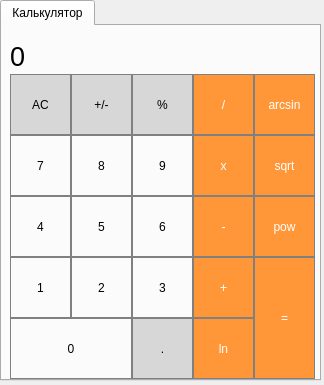
<?xml version="1.0" encoding="UTF-8"?>
<ui version="4.0">
 <class>MainWindow</class>
 <widget class="QMainWindow" name="MainWindow">
  <property name="geometry">
   <rect>
    <x>0</x>
    <y>0</y>
    <width>324</width>
    <height>385</height>
   </rect>
  </property>
  <property name="minimumSize">
   <size>
    <width>324</width>
    <height>385</height>
   </size>
  </property>
  <property name="maximumSize">
   <size>
    <width>324</width>
    <height>385</height>
   </size>
  </property>
  <property name="windowTitle">
   <string>MainWindow</string>
  </property>
  <widget class="QWidget" name="centralwidget">
   <property name="sizePolicy">
    <sizepolicy hsizetype="Fixed" vsizetype="Fixed">
     <horstretch>0</horstretch>
     <verstretch>0</verstretch>
    </sizepolicy>
   </property>
   <widget class="QTabWidget" name="tabWidget">
    <property name="geometry">
     <rect>
      <x>0</x>
      <y>0</y>
      <width>321</width>
      <height>381</height>
     </rect>
    </property>
    <property name="currentIndex">
     <number>0</number>
    </property>
    <widget class="QWidget" name="tab">
     <attribute name="title">
      <string>Калькулятор</string>
     </attribute>
     <widget class="QPushButton" name="pushButton_6">
      <property name="geometry">
       <rect>
        <x>130</x>
        <y>170</y>
        <width>61</width>
        <height>61</height>
       </rect>
      </property>
      <property name="styleSheet">
       <string notr="true">QPushButton {
   border: 1px solid gray;
}
QPushButton:pressed {
    background-color: qlineargradient(x1: 0, y1: 0, x2: 0, y2: 1,
                                      stop: 0 #dadbde, stop: 1 #f6f7fa);
}</string>
      </property>
      <property name="text">
       <string>6</string>
      </property>
     </widget>
     <widget class="QPushButton" name="pushButton_plus">
      <property name="geometry">
       <rect>
        <x>191</x>
        <y>231</y>
        <width>61</width>
        <height>61</height>
       </rect>
      </property>
      <property name="styleSheet">
       <string notr="true">QPushButton {
  background-color: rgb(255, 151, 57);
  color: white; 
  border: 1px solid gray;
}

QPushButton:pressed {
    background-color: qlineargradient(x1: 0, y1: 0, x2: 0, y2: 1,
                                      stop: 0 #FF7832, stop: 1 #FF9739);
}</string>
      </property>
      <property name="text">
       <string>+</string>
      </property>
     </widget>
     <widget class="QPushButton" name="pushButton_mult">
      <property name="geometry">
       <rect>
        <x>191</x>
        <y>109</y>
        <width>61</width>
        <height>61</height>
       </rect>
      </property>
      <property name="styleSheet">
       <string notr="true">QPushButton {
  background-color: rgb(255, 151, 57);
  color: white; 
  border: 1px solid gray;
}

QPushButton:pressed {
    background-color: qlineargradient(x1: 0, y1: 0, x2: 0, y2: 1,
                                      stop: 0 #FF7832, stop: 1 #FF9739);
}</string>
      </property>
      <property name="text">
       <string>x</string>
      </property>
     </widget>
     <widget class="QPushButton" name="pushButton_sqrt">
      <property name="geometry">
       <rect>
        <x>252</x>
        <y>109</y>
        <width>61</width>
        <height>61</height>
       </rect>
      </property>
      <property name="styleSheet">
       <string notr="true">QPushButton {
  background-color: rgb(255, 151, 57);
  color: white; 
  border: 1px solid gray;
}

QPushButton:pressed {
    background-color: qlineargradient(x1: 0, y1: 0, x2: 0, y2: 1,
                                      stop: 0 #FF7832, stop: 1 #FF9739);
}</string>
      </property>
      <property name="text">
       <string>sqrt</string>
      </property>
     </widget>
     <widget class="QPushButton" name="pushButton_1">
      <property name="geometry">
       <rect>
        <x>8</x>
        <y>231</y>
        <width>61</width>
        <height>61</height>
       </rect>
      </property>
      <property name="styleSheet">
       <string notr="true">QPushButton {
   border: 1px solid gray;
}
QPushButton:pressed {
    background-color: qlineargradient(x1: 0, y1: 0, x2: 0, y2: 1,
                                      stop: 0 #dadbde, stop: 1 #f6f7fa);
}</string>
      </property>
      <property name="text">
       <string>1</string>
      </property>
     </widget>
     <widget class="QLabel" name="result_show">
      <property name="geometry">
       <rect>
        <x>8</x>
        <y>10</y>
        <width>305</width>
        <height>41</height>
       </rect>
      </property>
      <property name="font">
       <font>
        <pointsize>20</pointsize>
       </font>
      </property>
      <property name="styleSheet">
       <string notr="true">QLabel
{
	qproperty-alignment:'AlignVCenter|AlignRight';
	border: 1px solid gray;
}
background-color:white;</string>
      </property>
      <property name="text">
       <string>0</string>
      </property>
     </widget>
     <widget class="QPushButton" name="pushButton_div">
      <property name="geometry">
       <rect>
        <x>191</x>
        <y>48</y>
        <width>61</width>
        <height>61</height>
       </rect>
      </property>
      <property name="styleSheet">
       <string notr="true">QPushButton {
  background-color: rgb(255, 151, 57);
  color: white; 
  border: 1px solid gray;
}

QPushButton:pressed {
    background-color: qlineargradient(x1: 0, y1: 0, x2: 0, y2: 1,
                                      stop: 0 #FF7832, stop: 1 #FF9739);
}</string>
      </property>
      <property name="text">
       <string>/</string>
      </property>
     </widget>
     <widget class="QPushButton" name="pushButton_3">
      <property name="geometry">
       <rect>
        <x>130</x>
        <y>231</y>
        <width>61</width>
        <height>61</height>
       </rect>
      </property>
      <property name="styleSheet">
       <string notr="true">QPushButton {
   border: 1px solid gray;
}
QPushButton:pressed {
    background-color: qlineargradient(x1: 0, y1: 0, x2: 0, y2: 1,
                                      stop: 0 #dadbde, stop: 1 #f6f7fa);
}</string>
      </property>
      <property name="text">
       <string>3</string>
      </property>
     </widget>
     <widget class="QPushButton" name="pushButton_res">
      <property name="geometry">
       <rect>
        <x>252</x>
        <y>231</y>
        <width>61</width>
        <height>122</height>
       </rect>
      </property>
      <property name="styleSheet">
       <string notr="true">QPushButton {
  background-color: rgb(255, 151, 57);
  color: white; 
  border: 1px solid gray;
}

QPushButton:pressed {
    background-color: qlineargradient(x1: 0, y1: 0, x2: 0, y2: 1,
                                      stop: 0 #FF7832, stop: 1 #FF9739);
}</string>
      </property>
      <property name="text">
       <string>=</string>
      </property>
     </widget>
     <widget class="QPushButton" name="pushButton_dot">
      <property name="geometry">
       <rect>
        <x>130</x>
        <y>292</y>
        <width>61</width>
        <height>61</height>
       </rect>
      </property>
      <property name="styleSheet">
       <string notr="true">QPushButton {
  background-color: rgb(215, 215, 215);
  border: 1px solid gray;
}
QPushButton:pressed {
    background-color: qlineargradient(x1: 0, y1: 0, x2: 0, y2: 1,
                                      stop: 0 #BEBEBE, stop: 1 #D7D7D7);
}</string>
      </property>
      <property name="text">
       <string>.</string>
      </property>
     </widget>
     <widget class="QPushButton" name="pushButton_clear">
      <property name="geometry">
       <rect>
        <x>8</x>
        <y>48</y>
        <width>61</width>
        <height>61</height>
       </rect>
      </property>
      <property name="styleSheet">
       <string notr="true">QPushButton {
  background-color: rgb(215, 215, 215);
  border: 1px solid gray;
}
QPushButton:pressed {
    background-color: qlineargradient(x1: 0, y1: 0, x2: 0, y2: 1,
                                      stop: 0 #BEBEBE, stop: 1 #D7D7D7);
}</string>
      </property>
      <property name="text">
       <string>AC</string>
      </property>
     </widget>
     <widget class="QPushButton" name="pushButton_procent">
      <property name="geometry">
       <rect>
        <x>130</x>
        <y>48</y>
        <width>61</width>
        <height>61</height>
       </rect>
      </property>
      <property name="styleSheet">
       <string notr="true">QPushButton {
  background-color: rgb(215, 215, 215);
  border: 1px solid gray;
}
QPushButton:pressed {
    background-color: qlineargradient(x1: 0, y1: 0, x2: 0, y2: 1,
                                      stop: 0 #BEBEBE, stop: 1 #D7D7D7);
}</string>
      </property>
      <property name="text">
       <string>%</string>
      </property>
     </widget>
     <widget class="QPushButton" name="pushButton_8">
      <property name="geometry">
       <rect>
        <x>69</x>
        <y>109</y>
        <width>61</width>
        <height>61</height>
       </rect>
      </property>
      <property name="styleSheet">
       <string notr="true">QPushButton {
   border: 1px solid gray;
}
QPushButton:pressed {
    background-color: qlineargradient(x1: 0, y1: 0, x2: 0, y2: 1,
                                      stop: 0 #dadbde, stop: 1 #f6f7fa);
}</string>
      </property>
      <property name="text">
       <string>8</string>
      </property>
     </widget>
     <widget class="QPushButton" name="pushButton_4">
      <property name="geometry">
       <rect>
        <x>8</x>
        <y>170</y>
        <width>61</width>
        <height>61</height>
       </rect>
      </property>
      <property name="styleSheet">
       <string notr="true">QPushButton {
   border: 1px solid gray;
}
QPushButton:pressed {
    background-color: qlineargradient(x1: 0, y1: 0, x2: 0, y2: 1,
                                      stop: 0 #dadbde, stop: 1 #f6f7fa);
}</string>
      </property>
      <property name="text">
       <string>4</string>
      </property>
     </widget>
     <widget class="QPushButton" name="pushButton_0">
      <property name="geometry">
       <rect>
        <x>8</x>
        <y>292</y>
        <width>122</width>
        <height>61</height>
       </rect>
      </property>
      <property name="styleSheet">
       <string notr="true">QPushButton {
   border: 1px solid gray;
}
QPushButton:pressed {
    background-color: qlineargradient(x1: 0, y1: 0, x2: 0, y2: 1,
                                      stop: 0 #dadbde, stop: 1 #f6f7fa);
}</string>
      </property>
      <property name="text">
       <string>0</string>
      </property>
     </widget>
     <widget class="QPushButton" name="pushButton_arcsin">
      <property name="geometry">
       <rect>
        <x>252</x>
        <y>48</y>
        <width>61</width>
        <height>61</height>
       </rect>
      </property>
      <property name="styleSheet">
       <string notr="true">QPushButton {
  background-color: rgb(255, 151, 57);
  color: white; 
  border: 1px solid gray;
}

QPushButton:pressed {
    background-color: qlineargradient(x1: 0, y1: 0, x2: 0, y2: 1,
                                      stop: 0 #FF7832, stop: 1 #FF9739);
}</string>
      </property>
      <property name="text">
       <string>arcsin</string>
      </property>
     </widget>
     <widget class="QPushButton" name="pushButton_change">
      <property name="geometry">
       <rect>
        <x>69</x>
        <y>48</y>
        <width>61</width>
        <height>61</height>
       </rect>
      </property>
      <property name="styleSheet">
       <string notr="true">QPushButton {
  background-color: rgb(215, 215, 215);
  border: 1px solid gray;
}
QPushButton:pressed {
    background-color: qlineargradient(x1: 0, y1: 0, x2: 0, y2: 1,
                                      stop: 0 #BEBEBE, stop: 1 #D7D7D7);
}</string>
      </property>
      <property name="text">
       <string>+/-</string>
      </property>
     </widget>
     <widget class="QPushButton" name="pushButton_7">
      <property name="geometry">
       <rect>
        <x>8</x>
        <y>109</y>
        <width>61</width>
        <height>61</height>
       </rect>
      </property>
      <property name="styleSheet">
       <string notr="true">QPushButton {
   border: 1px solid gray;
}
QPushButton:pressed {
    background-color: qlineargradient(x1: 0, y1: 0, x2: 0, y2: 1,
                                      stop: 0 #dadbde, stop: 1 #f6f7fa);
}</string>
      </property>
      <property name="text">
       <string>7</string>
      </property>
     </widget>
     <widget class="QPushButton" name="pushButton_5">
      <property name="geometry">
       <rect>
        <x>69</x>
        <y>170</y>
        <width>61</width>
        <height>61</height>
       </rect>
      </property>
      <property name="styleSheet">
       <string notr="true">QPushButton {
   border: 1px solid gray;
}
QPushButton:pressed {
    background-color: qlineargradient(x1: 0, y1: 0, x2: 0, y2: 1,
                                      stop: 0 #dadbde, stop: 1 #f6f7fa);
}</string>
      </property>
      <property name="text">
       <string>5</string>
      </property>
     </widget>
     <widget class="QPushButton" name="pushButton_2">
      <property name="geometry">
       <rect>
        <x>69</x>
        <y>231</y>
        <width>61</width>
        <height>61</height>
       </rect>
      </property>
      <property name="styleSheet">
       <string notr="true">QPushButton {
   border: 1px solid gray;
}
QPushButton:pressed {
    background-color: qlineargradient(x1: 0, y1: 0, x2: 0, y2: 1,
                                      stop: 0 #dadbde, stop: 1 #f6f7fa);
}</string>
      </property>
      <property name="text">
       <string>2</string>
      </property>
     </widget>
     <widget class="QPushButton" name="pushButton_minus">
      <property name="geometry">
       <rect>
        <x>191</x>
        <y>170</y>
        <width>61</width>
        <height>61</height>
       </rect>
      </property>
      <property name="styleSheet">
       <string notr="true">QPushButton {
  background-color: rgb(255, 151, 57);
  color: white; 
  border: 1px solid gray;
}

QPushButton:pressed {
    background-color: qlineargradient(x1: 0, y1: 0, x2: 0, y2: 1,
                                      stop: 0 #FF7832, stop: 1 #FF9739);
}</string>
      </property>
      <property name="text">
       <string>-</string>
      </property>
     </widget>
     <widget class="QPushButton" name="pushButton_ln">
      <property name="geometry">
       <rect>
        <x>191</x>
        <y>292</y>
        <width>61</width>
        <height>61</height>
       </rect>
      </property>
      <property name="styleSheet">
       <string notr="true">QPushButton {
  background-color: rgb(255, 151, 57);
  color: white; 
  border: 1px solid gray;
}

QPushButton:pressed {
    background-color: qlineargradient(x1: 0, y1: 0, x2: 0, y2: 1,
                                      stop: 0 #FF7832, stop: 1 #FF9739);
}</string>
      </property>
      <property name="text">
       <string>ln</string>
      </property>
     </widget>
     <widget class="QPushButton" name="pushButton_9">
      <property name="geometry">
       <rect>
        <x>130</x>
        <y>109</y>
        <width>61</width>
        <height>61</height>
       </rect>
      </property>
      <property name="styleSheet">
       <string notr="true">QPushButton {
   border: 1px solid gray;
}
QPushButton:pressed {
    background-color: qlineargradient(x1: 0, y1: 0, x2: 0, y2: 1,
                                      stop: 0 #dadbde, stop: 1 #f6f7fa);
}</string>
      </property>
      <property name="text">
       <string>9</string>
      </property>
     </widget>
     <widget class="QLabel" name="EnterLabel">
      <property name="geometry">
       <rect>
        <x>10</x>
        <y>10</y>
        <width>221</width>
        <height>20</height>
       </rect>
      </property>
      <property name="text">
       <string/>
      </property>
     </widget>
     <widget class="QPushButton" name="pushButton_pow">
      <property name="geometry">
       <rect>
        <x>252</x>
        <y>170</y>
        <width>61</width>
        <height>61</height>
       </rect>
      </property>
      <property name="styleSheet">
       <string notr="true">QPushButton {
  background-color: rgb(255, 151, 57);
  color: white; 
  border: 1px solid gray;
}

QPushButton:pressed {
    background-color: qlineargradient(x1: 0, y1: 0, x2: 0, y2: 1,
                                      stop: 0 #FF7832, stop: 1 #FF9739);
}</string>
      </property>
      <property name="text">
       <string>pow</string>
      </property>
     </widget>
    </widget>
   </widget>
  </widget>
 </widget>
 <resources/>
 <connections/>
</ui>
